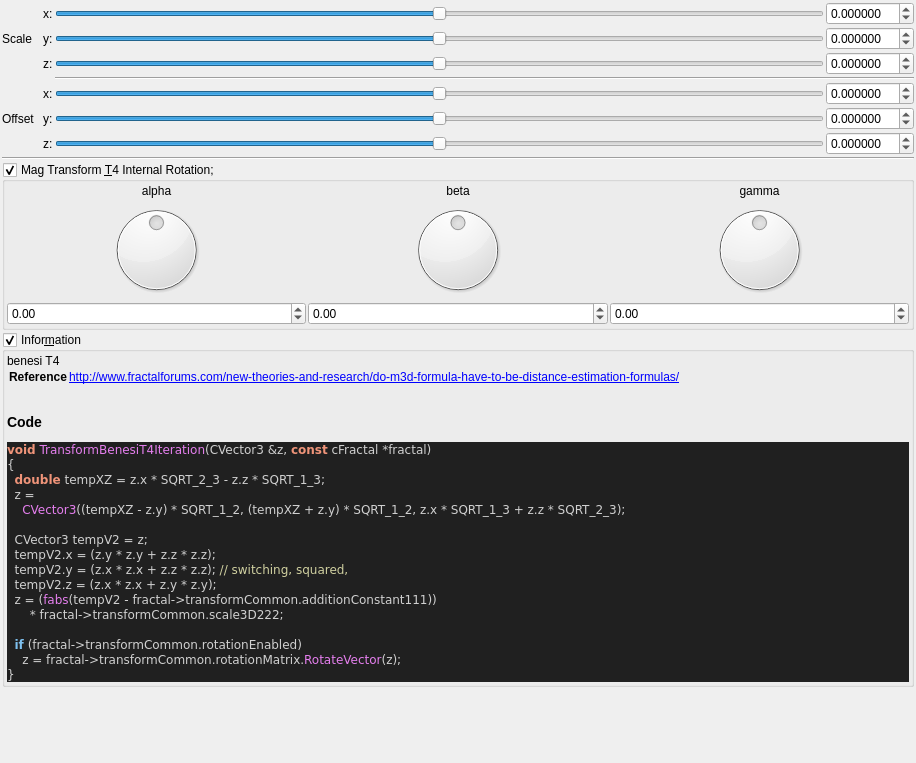
<?xml version="1.0" encoding="UTF-8"?>
<ui version="4.0">
 <class>Form</class>
 <widget class="QWidget" name="Form">
  <property name="geometry">
   <rect>
    <x>0</x>
    <y>0</y>
    <width>916</width>
    <height>763</height>
   </rect>
  </property>
  <property name="windowTitle">
   <string>Form</string>
  </property>
  <layout class="QVBoxLayout" name="verticalLayout">
   <property name="spacing">
    <number>2</number>
   </property>
   <property name="leftMargin">
    <number>2</number>
   </property>
   <property name="topMargin">
    <number>2</number>
   </property>
   <property name="rightMargin">
    <number>2</number>
   </property>
   <property name="bottomMargin">
    <number>2</number>
   </property>
   <item>
    <layout class="QGridLayout" name="gridLayout_63">
     <property name="spacing">
      <number>2</number>
     </property>
     <item row="4" column="4">
      <widget class="MyDoubleSpinBox" name="spinbox3_transf_addition_constant_111_x">
       <property name="sizePolicy">
        <sizepolicy hsizetype="Minimum" vsizetype="Maximum">
         <horstretch>0</horstretch>
         <verstretch>0</verstretch>
        </sizepolicy>
       </property>
       <property name="prefix">
        <string/>
       </property>
       <property name="suffix">
        <string/>
       </property>
       <property name="decimals">
        <number>6</number>
       </property>
       <property name="minimum">
        <double>-99.989999999999995</double>
       </property>
       <property name="maximum">
        <double>99.989999999999995</double>
       </property>
       <property name="singleStep">
        <double>0.100000000000000</double>
       </property>
      </widget>
     </item>
     <item row="1" column="3">
      <widget class="QSlider" name="slider3_transf_scale3D_222_y">
       <property name="sizePolicy">
        <sizepolicy hsizetype="Expanding" vsizetype="Maximum">
         <horstretch>0</horstretch>
         <verstretch>0</verstretch>
        </sizepolicy>
       </property>
       <property name="minimum">
        <number>-5000000</number>
       </property>
       <property name="maximum">
        <number>5000000</number>
       </property>
       <property name="singleStep">
        <number>1</number>
       </property>
       <property name="orientation">
        <enum>Qt::Horizontal</enum>
       </property>
      </widget>
     </item>
     <item row="1" column="2">
      <widget class="QLabel" name="label_254">
       <property name="text">
        <string>y:</string>
       </property>
      </widget>
     </item>
     <item row="4" column="3">
      <widget class="QSlider" name="slider3_transf_addition_constant_111_x">
       <property name="sizePolicy">
        <sizepolicy hsizetype="Preferred" vsizetype="Preferred">
         <horstretch>0</horstretch>
         <verstretch>0</verstretch>
        </sizepolicy>
       </property>
       <property name="minimum">
        <number>-5000000</number>
       </property>
       <property name="maximum">
        <number>5000000</number>
       </property>
       <property name="singleStep">
        <number>1</number>
       </property>
       <property name="orientation">
        <enum>Qt::Horizontal</enum>
       </property>
      </widget>
     </item>
     <item row="2" column="4">
      <widget class="MyDoubleSpinBox" name="spinbox3_transf_scale3D_222_z">
       <property name="sizePolicy">
        <sizepolicy hsizetype="Minimum" vsizetype="Maximum">
         <horstretch>0</horstretch>
         <verstretch>0</verstretch>
        </sizepolicy>
       </property>
       <property name="prefix">
        <string/>
       </property>
       <property name="suffix">
        <string/>
       </property>
       <property name="decimals">
        <number>6</number>
       </property>
       <property name="minimum">
        <double>-99.989999999999995</double>
       </property>
       <property name="maximum">
        <double>99.989999999999995</double>
       </property>
       <property name="singleStep">
        <double>0.100000000000000</double>
       </property>
      </widget>
     </item>
     <item row="5" column="3">
      <widget class="QSlider" name="slider3_transf_addition_constant_111_y">
       <property name="sizePolicy">
        <sizepolicy hsizetype="Expanding" vsizetype="Maximum">
         <horstretch>0</horstretch>
         <verstretch>0</verstretch>
        </sizepolicy>
       </property>
       <property name="minimum">
        <number>-5000000</number>
       </property>
       <property name="maximum">
        <number>5000000</number>
       </property>
       <property name="singleStep">
        <number>1</number>
       </property>
       <property name="orientation">
        <enum>Qt::Horizontal</enum>
       </property>
      </widget>
     </item>
     <item row="1" column="1">
      <widget class="QLabel" name="label_258">
       <property name="text">
        <string>Scale</string>
       </property>
      </widget>
     </item>
     <item row="2" column="3">
      <widget class="QSlider" name="slider3_transf_scale3D_222_z">
       <property name="sizePolicy">
        <sizepolicy hsizetype="Expanding" vsizetype="Maximum">
         <horstretch>0</horstretch>
         <verstretch>0</verstretch>
        </sizepolicy>
       </property>
       <property name="minimum">
        <number>-5000000</number>
       </property>
       <property name="maximum">
        <number>5000000</number>
       </property>
       <property name="singleStep">
        <number>1</number>
       </property>
       <property name="orientation">
        <enum>Qt::Horizontal</enum>
       </property>
      </widget>
     </item>
     <item row="5" column="1">
      <widget class="QLabel" name="label_255">
       <property name="text">
        <string>Offset  </string>
       </property>
      </widget>
     </item>
     <item row="2" column="2">
      <widget class="QLabel" name="label_256">
       <property name="text">
        <string>z:</string>
       </property>
      </widget>
     </item>
     <item row="1" column="4">
      <widget class="MyDoubleSpinBox" name="spinbox3_transf_scale3D_222_y">
       <property name="sizePolicy">
        <sizepolicy hsizetype="Minimum" vsizetype="Maximum">
         <horstretch>0</horstretch>
         <verstretch>0</verstretch>
        </sizepolicy>
       </property>
       <property name="prefix">
        <string/>
       </property>
       <property name="suffix">
        <string/>
       </property>
       <property name="decimals">
        <number>6</number>
       </property>
       <property name="minimum">
        <double>-99.989999999999995</double>
       </property>
       <property name="maximum">
        <double>99.989999999999995</double>
       </property>
       <property name="singleStep">
        <double>0.100000000000000</double>
       </property>
      </widget>
     </item>
     <item row="0" column="4">
      <widget class="MyDoubleSpinBox" name="spinbox3_transf_scale3D_222_x">
       <property name="sizePolicy">
        <sizepolicy hsizetype="Minimum" vsizetype="Maximum">
         <horstretch>0</horstretch>
         <verstretch>0</verstretch>
        </sizepolicy>
       </property>
       <property name="prefix">
        <string/>
       </property>
       <property name="suffix">
        <string/>
       </property>
       <property name="decimals">
        <number>6</number>
       </property>
       <property name="minimum">
        <double>-99.989999999999995</double>
       </property>
       <property name="maximum">
        <double>99.989999999999995</double>
       </property>
       <property name="singleStep">
        <double>0.100000000000000</double>
       </property>
      </widget>
     </item>
     <item row="5" column="4">
      <widget class="MyDoubleSpinBox" name="spinbox3_transf_addition_constant_111_y">
       <property name="sizePolicy">
        <sizepolicy hsizetype="Minimum" vsizetype="Maximum">
         <horstretch>0</horstretch>
         <verstretch>0</verstretch>
        </sizepolicy>
       </property>
       <property name="prefix">
        <string/>
       </property>
       <property name="suffix">
        <string/>
       </property>
       <property name="decimals">
        <number>6</number>
       </property>
       <property name="minimum">
        <double>-99.989999999999995</double>
       </property>
       <property name="maximum">
        <double>99.989999999999995</double>
       </property>
       <property name="singleStep">
        <double>0.100000000000000</double>
       </property>
      </widget>
     </item>
     <item row="0" column="2">
      <widget class="QLabel" name="label_252">
       <property name="text">
        <string>x:</string>
       </property>
      </widget>
     </item>
     <item row="5" column="2">
      <widget class="QLabel" name="label_260">
       <property name="text">
        <string>y:</string>
       </property>
      </widget>
     </item>
     <item row="6" column="4">
      <widget class="MyDoubleSpinBox" name="spinbox3_transf_addition_constant_111_z">
       <property name="sizePolicy">
        <sizepolicy hsizetype="Minimum" vsizetype="Maximum">
         <horstretch>0</horstretch>
         <verstretch>0</verstretch>
        </sizepolicy>
       </property>
       <property name="prefix">
        <string/>
       </property>
       <property name="suffix">
        <string/>
       </property>
       <property name="decimals">
        <number>6</number>
       </property>
       <property name="minimum">
        <double>-99.989999999999995</double>
       </property>
       <property name="maximum">
        <double>99.989999999999995</double>
       </property>
       <property name="singleStep">
        <double>0.100000000000000</double>
       </property>
      </widget>
     </item>
     <item row="6" column="2">
      <widget class="QLabel" name="label_261">
       <property name="text">
        <string>z:</string>
       </property>
      </widget>
     </item>
     <item row="4" column="2">
      <widget class="QLabel" name="label_259">
       <property name="text">
        <string>x:</string>
       </property>
      </widget>
     </item>
     <item row="0" column="3">
      <widget class="QSlider" name="slider3_transf_scale3D_222_x">
       <property name="sizePolicy">
        <sizepolicy hsizetype="Preferred" vsizetype="Preferred">
         <horstretch>0</horstretch>
         <verstretch>0</verstretch>
        </sizepolicy>
       </property>
       <property name="minimum">
        <number>-5000000</number>
       </property>
       <property name="maximum">
        <number>5000000</number>
       </property>
       <property name="singleStep">
        <number>1</number>
       </property>
       <property name="orientation">
        <enum>Qt::Horizontal</enum>
       </property>
      </widget>
     </item>
     <item row="3" column="3" colspan="2">
      <widget class="Line" name="line_53">
       <property name="orientation">
        <enum>Qt::Horizontal</enum>
       </property>
      </widget>
     </item>
     <item row="6" column="3">
      <widget class="QSlider" name="slider3_transf_addition_constant_111_z">
       <property name="sizePolicy">
        <sizepolicy hsizetype="Expanding" vsizetype="Maximum">
         <horstretch>0</horstretch>
         <verstretch>0</verstretch>
        </sizepolicy>
       </property>
       <property name="minimum">
        <number>-5000000</number>
       </property>
       <property name="maximum">
        <number>5000000</number>
       </property>
       <property name="singleStep">
        <number>1</number>
       </property>
       <property name="orientation">
        <enum>Qt::Horizontal</enum>
       </property>
      </widget>
     </item>
    </layout>
   </item>
   <item>
    <widget class="Line" name="line_55">
     <property name="orientation">
      <enum>Qt::Horizontal</enum>
     </property>
    </widget>
   </item>
   <item>
    <widget class="MyGroupBox" name="groupCheck_transf_rotation_enabled">
     <property name="title">
      <string>Mag Transform &amp;T4 Internal Rotation; </string>
     </property>
     <property name="checkable">
      <bool>true</bool>
     </property>
     <layout class="QVBoxLayout" name="verticalLayout_8" stretch="0">
      <property name="spacing">
       <number>2</number>
      </property>
      <property name="leftMargin">
       <number>2</number>
      </property>
      <property name="topMargin">
       <number>2</number>
      </property>
      <property name="rightMargin">
       <number>2</number>
      </property>
      <property name="bottomMargin">
       <number>2</number>
      </property>
      <item>
       <layout class="QGridLayout" name="gridLayout_10">
        <property name="spacing">
         <number>2</number>
        </property>
        <item row="1" column="2">
         <widget class="QLabel" name="label_36">
          <property name="text">
           <string>gamma</string>
          </property>
          <property name="alignment">
           <set>Qt::AlignCenter</set>
          </property>
         </widget>
        </item>
        <item row="1" column="1">
         <widget class="QLabel" name="label_34">
          <property name="text">
           <string>beta</string>
          </property>
          <property name="alignment">
           <set>Qt::AlignCenter</set>
          </property>
         </widget>
        </item>
        <item row="1" column="0">
         <widget class="QLabel" name="label_35">
          <property name="text">
           <string>alpha</string>
          </property>
          <property name="alignment">
           <set>Qt::AlignCenter</set>
          </property>
         </widget>
        </item>
        <item row="2" column="1">
         <widget class="QDial" name="dial3_transf_rotation_y">
          <property name="minimum">
           <number>-18000</number>
          </property>
          <property name="maximum">
           <number>18000</number>
          </property>
          <property name="wrapping">
           <bool>true</bool>
          </property>
         </widget>
        </item>
        <item row="2" column="2">
         <widget class="QDial" name="dial3_transf_rotation_z">
          <property name="minimum">
           <number>-18000</number>
          </property>
          <property name="maximum">
           <number>18000</number>
          </property>
          <property name="wrapping">
           <bool>true</bool>
          </property>
         </widget>
        </item>
        <item row="3" column="0">
         <widget class="MyDoubleSpinBox" name="spinboxd3_transf_rotation_x">
          <property name="sizePolicy">
           <sizepolicy hsizetype="Minimum" vsizetype="Maximum">
            <horstretch>0</horstretch>
            <verstretch>0</verstretch>
           </sizepolicy>
          </property>
          <property name="prefix">
           <string/>
          </property>
          <property name="suffix">
           <string/>
          </property>
          <property name="decimals">
           <number>2</number>
          </property>
          <property name="minimum">
           <double>-180.000000000000000</double>
          </property>
          <property name="maximum">
           <double>180.000000000000000</double>
          </property>
          <property name="singleStep">
           <double>1.000000000000000</double>
          </property>
         </widget>
        </item>
        <item row="2" column="0">
         <widget class="QDial" name="dial3_transf_rotation_x">
          <property name="minimum">
           <number>-18000</number>
          </property>
          <property name="maximum">
           <number>18000</number>
          </property>
          <property name="wrapping">
           <bool>true</bool>
          </property>
         </widget>
        </item>
        <item row="3" column="2">
         <widget class="MyDoubleSpinBox" name="spinboxd3_transf_rotation_z">
          <property name="sizePolicy">
           <sizepolicy hsizetype="Minimum" vsizetype="Maximum">
            <horstretch>0</horstretch>
            <verstretch>0</verstretch>
           </sizepolicy>
          </property>
          <property name="prefix">
           <string/>
          </property>
          <property name="suffix">
           <string/>
          </property>
          <property name="decimals">
           <number>2</number>
          </property>
          <property name="minimum">
           <double>-180.000000000000000</double>
          </property>
          <property name="maximum">
           <double>180.000000000000000</double>
          </property>
          <property name="singleStep">
           <double>1.000000000000000</double>
          </property>
         </widget>
        </item>
        <item row="3" column="1">
         <widget class="MyDoubleSpinBox" name="spinboxd3_transf_rotation_y">
          <property name="sizePolicy">
           <sizepolicy hsizetype="Minimum" vsizetype="Maximum">
            <horstretch>0</horstretch>
            <verstretch>0</verstretch>
           </sizepolicy>
          </property>
          <property name="prefix">
           <string/>
          </property>
          <property name="suffix">
           <string/>
          </property>
          <property name="decimals">
           <number>2</number>
          </property>
          <property name="minimum">
           <double>-180.000000000000000</double>
          </property>
          <property name="maximum">
           <double>180.000000000000000</double>
          </property>
          <property name="singleStep">
           <double>1.000000000000000</double>
          </property>
         </widget>
        </item>
       </layout>
      </item>
     </layout>
    </widget>
   </item>
   <item>
    <widget class="MyGroupBox" name="groupCheck_info">
     <property name="title">
      <string>Infor&amp;mation</string>
     </property>
     <property name="flat">
      <bool>false</bool>
     </property>
     <property name="checkable">
      <bool>true</bool>
     </property>
     <layout class="QVBoxLayout" name="verticalLayout_2">
      <property name="spacing">
       <number>2</number>
      </property>
      <property name="leftMargin">
       <number>2</number>
      </property>
      <property name="topMargin">
       <number>2</number>
      </property>
      <property name="rightMargin">
       <number>2</number>
      </property>
      <property name="bottomMargin">
       <number>2</number>
      </property>
      <item>
       <widget class="QLabel" name="label_code_content">
        <property name="text">
         <string>&lt;p&gt;benesi T4&lt;/p&gt;&lt;table&gt;
&lt;tr&gt;&lt;th&gt;Reference&lt;/th&gt;&lt;td&gt;&lt;a href=&quot;http://www.fractalforums.com/new-theories-and-research/do-m3d-formula-have-to-be-distance-estimation-formulas/&quot;&gt;http://www.fractalforums.com/new-theories-and-research/do-m3d-formula-have-to-be-distance-estimation-formulas/&lt;br&gt;
&lt;/td&gt;&lt;/tr&gt;
&lt;/table&gt;
&lt;h3&gt;Code&lt;/h3&gt;
&lt;body style=&quot;background-color:#202020&quot;&gt;
&lt;pre style=&quot;color:#d0d0d0; background-color:#202020;  font-family:'Courier New',monospace;&quot;&gt;&lt;span style=&quot;color:#f09479; font-weight:bold&quot;&gt;void&lt;/span&gt; &lt;span style=&quot;color:#e47eed&quot;&gt;TransformBenesiT4Iteration&lt;/span&gt;&lt;span style=&quot;color:#d0d0d0&quot;&gt;(&lt;/span&gt;CVector3 &lt;span style=&quot;color:#d0d0d0&quot;&gt;&amp;amp;&lt;/span&gt;z&lt;span style=&quot;color:#d0d0d0&quot;&gt;,&lt;/span&gt; &lt;span style=&quot;color:#f09479; font-weight:bold&quot;&gt;const&lt;/span&gt; cFractal &lt;span style=&quot;color:#d0d0d0&quot;&gt;*&lt;/span&gt;fractal&lt;span style=&quot;color:#d0d0d0&quot;&gt;)&lt;/span&gt;
&lt;span style=&quot;color:#d0d0d0&quot;&gt;{&lt;/span&gt;
  &lt;span style=&quot;color:#f09479; font-weight:bold&quot;&gt;double&lt;/span&gt; tempXZ &lt;span style=&quot;color:#d0d0d0&quot;&gt;=&lt;/span&gt; z&lt;span style=&quot;color:#d0d0d0&quot;&gt;.&lt;/span&gt;x &lt;span style=&quot;color:#d0d0d0&quot;&gt;*&lt;/span&gt; SQRT_2_3 &lt;span style=&quot;color:#d0d0d0&quot;&gt;-&lt;/span&gt; z&lt;span style=&quot;color:#d0d0d0&quot;&gt;.&lt;/span&gt;z &lt;span style=&quot;color:#d0d0d0&quot;&gt;*&lt;/span&gt; SQRT_1_3&lt;span style=&quot;color:#d0d0d0&quot;&gt;;&lt;/span&gt;
  z &lt;span style=&quot;color:#d0d0d0&quot;&gt;=&lt;/span&gt;
    &lt;span style=&quot;color:#e47eed&quot;&gt;CVector3&lt;/span&gt;&lt;span style=&quot;color:#d0d0d0&quot;&gt;((&lt;/span&gt;tempXZ &lt;span style=&quot;color:#d0d0d0&quot;&gt;-&lt;/span&gt; z&lt;span style=&quot;color:#d0d0d0&quot;&gt;.&lt;/span&gt;y&lt;span style=&quot;color:#d0d0d0&quot;&gt;) *&lt;/span&gt; SQRT_1_2&lt;span style=&quot;color:#d0d0d0&quot;&gt;, (&lt;/span&gt;tempXZ &lt;span style=&quot;color:#d0d0d0&quot;&gt;+&lt;/span&gt; z&lt;span style=&quot;color:#d0d0d0&quot;&gt;.&lt;/span&gt;y&lt;span style=&quot;color:#d0d0d0&quot;&gt;) *&lt;/span&gt; SQRT_1_2&lt;span style=&quot;color:#d0d0d0&quot;&gt;,&lt;/span&gt; z&lt;span style=&quot;color:#d0d0d0&quot;&gt;.&lt;/span&gt;x &lt;span style=&quot;color:#d0d0d0&quot;&gt;*&lt;/span&gt; SQRT_1_3 &lt;span style=&quot;color:#d0d0d0&quot;&gt;+&lt;/span&gt; z&lt;span style=&quot;color:#d0d0d0&quot;&gt;.&lt;/span&gt;z &lt;span style=&quot;color:#d0d0d0&quot;&gt;*&lt;/span&gt; SQRT_2_3&lt;span style=&quot;color:#d0d0d0&quot;&gt;);&lt;/span&gt;

  CVector3 tempV2 &lt;span style=&quot;color:#d0d0d0&quot;&gt;=&lt;/span&gt; z&lt;span style=&quot;color:#d0d0d0&quot;&gt;;&lt;/span&gt;
  tempV2&lt;span style=&quot;color:#d0d0d0&quot;&gt;.&lt;/span&gt;x &lt;span style=&quot;color:#d0d0d0&quot;&gt;= (&lt;/span&gt;z&lt;span style=&quot;color:#d0d0d0&quot;&gt;.&lt;/span&gt;y &lt;span style=&quot;color:#d0d0d0&quot;&gt;*&lt;/span&gt; z&lt;span style=&quot;color:#d0d0d0&quot;&gt;.&lt;/span&gt;y &lt;span style=&quot;color:#d0d0d0&quot;&gt;+&lt;/span&gt; z&lt;span style=&quot;color:#d0d0d0&quot;&gt;.&lt;/span&gt;z &lt;span style=&quot;color:#d0d0d0&quot;&gt;*&lt;/span&gt; z&lt;span style=&quot;color:#d0d0d0&quot;&gt;.&lt;/span&gt;z&lt;span style=&quot;color:#d0d0d0&quot;&gt;);&lt;/span&gt;
  tempV2&lt;span style=&quot;color:#d0d0d0&quot;&gt;.&lt;/span&gt;y &lt;span style=&quot;color:#d0d0d0&quot;&gt;= (&lt;/span&gt;z&lt;span style=&quot;color:#d0d0d0&quot;&gt;.&lt;/span&gt;x &lt;span style=&quot;color:#d0d0d0&quot;&gt;*&lt;/span&gt; z&lt;span style=&quot;color:#d0d0d0&quot;&gt;.&lt;/span&gt;x &lt;span style=&quot;color:#d0d0d0&quot;&gt;+&lt;/span&gt; z&lt;span style=&quot;color:#d0d0d0&quot;&gt;.&lt;/span&gt;z &lt;span style=&quot;color:#d0d0d0&quot;&gt;*&lt;/span&gt; z&lt;span style=&quot;color:#d0d0d0&quot;&gt;.&lt;/span&gt;z&lt;span style=&quot;color:#d0d0d0&quot;&gt;);&lt;/span&gt; &lt;span style=&quot;color:#d0d0a0&quot;&gt;// switching, squared,&lt;/span&gt;
  tempV2&lt;span style=&quot;color:#d0d0d0&quot;&gt;.&lt;/span&gt;z &lt;span style=&quot;color:#d0d0d0&quot;&gt;= (&lt;/span&gt;z&lt;span style=&quot;color:#d0d0d0&quot;&gt;.&lt;/span&gt;x &lt;span style=&quot;color:#d0d0d0&quot;&gt;*&lt;/span&gt; z&lt;span style=&quot;color:#d0d0d0&quot;&gt;.&lt;/span&gt;x &lt;span style=&quot;color:#d0d0d0&quot;&gt;+&lt;/span&gt; z&lt;span style=&quot;color:#d0d0d0&quot;&gt;.&lt;/span&gt;y &lt;span style=&quot;color:#d0d0d0&quot;&gt;*&lt;/span&gt; z&lt;span style=&quot;color:#d0d0d0&quot;&gt;.&lt;/span&gt;y&lt;span style=&quot;color:#d0d0d0&quot;&gt;);&lt;/span&gt;
  z &lt;span style=&quot;color:#d0d0d0&quot;&gt;= (&lt;/span&gt;&lt;span style=&quot;color:#e47eed&quot;&gt;fabs&lt;/span&gt;&lt;span style=&quot;color:#d0d0d0&quot;&gt;(&lt;/span&gt;tempV2 &lt;span style=&quot;color:#d0d0d0&quot;&gt;-&lt;/span&gt; fractal&lt;span style=&quot;color:#d0d0d0&quot;&gt;-&amp;gt;&lt;/span&gt;transformCommon&lt;span style=&quot;color:#d0d0d0&quot;&gt;.&lt;/span&gt;additionConstant111&lt;span style=&quot;color:#d0d0d0&quot;&gt;))&lt;/span&gt;
      &lt;span style=&quot;color:#d0d0d0&quot;&gt;*&lt;/span&gt; fractal&lt;span style=&quot;color:#d0d0d0&quot;&gt;-&amp;gt;&lt;/span&gt;transformCommon&lt;span style=&quot;color:#d0d0d0&quot;&gt;.&lt;/span&gt;scale3D222&lt;span style=&quot;color:#d0d0d0&quot;&gt;;&lt;/span&gt;

  &lt;span style=&quot;color:#7ec0ee; font-weight:bold&quot;&gt;if&lt;/span&gt; &lt;span style=&quot;color:#d0d0d0&quot;&gt;(&lt;/span&gt;fractal&lt;span style=&quot;color:#d0d0d0&quot;&gt;-&amp;gt;&lt;/span&gt;transformCommon&lt;span style=&quot;color:#d0d0d0&quot;&gt;.&lt;/span&gt;rotationEnabled&lt;span style=&quot;color:#d0d0d0&quot;&gt;)&lt;/span&gt;
    z &lt;span style=&quot;color:#d0d0d0&quot;&gt;=&lt;/span&gt; fractal&lt;span style=&quot;color:#d0d0d0&quot;&gt;-&amp;gt;&lt;/span&gt;transformCommon&lt;span style=&quot;color:#d0d0d0&quot;&gt;.&lt;/span&gt;rotationMatrix&lt;span style=&quot;color:#d0d0d0&quot;&gt;.&lt;/span&gt;&lt;span style=&quot;color:#e47eed&quot;&gt;RotateVector&lt;/span&gt;&lt;span style=&quot;color:#d0d0d0&quot;&gt;(&lt;/span&gt;z&lt;span style=&quot;color:#d0d0d0&quot;&gt;);&lt;/span&gt;
&lt;span style=&quot;color:#d0d0d0&quot;&gt;}&lt;/span&gt;
&lt;/pre&gt;
&lt;/body&gt;</string>
        </property>
        <property name="wordWrap">
         <bool>true</bool>
        </property>
        <property name="openExternalLinks">
         <bool>true</bool>
        </property>
        <property name="textInteractionFlags">
         <set>Qt::LinksAccessibleByMouse|Qt::TextSelectableByMouse</set>
        </property>
       </widget>
      </item>
     </layout>
    </widget>
   </item>
   <item>
    <spacer name="verticalSpacer">
     <property name="orientation">
      <enum>Qt::Vertical</enum>
     </property>
     <property name="sizeHint" stdset="0">
      <size>
       <width>20</width>
       <height>40</height>
      </size>
     </property>
    </spacer>
   </item>
  </layout>
 </widget>
 <customwidgets>
  <customwidget>
   <class>MyDoubleSpinBox</class>
   <extends>QDoubleSpinBox</extends>
   <header>my_double_spin_box.h</header>
  </customwidget>
  <customwidget>
   <class>MyGroupBox</class>
   <extends>QGroupBox</extends>
   <header>my_group_box.h</header>
   <container>1</container>
  </customwidget>
 </customwidgets>
 <resources/>
 <connections/>
</ui>
